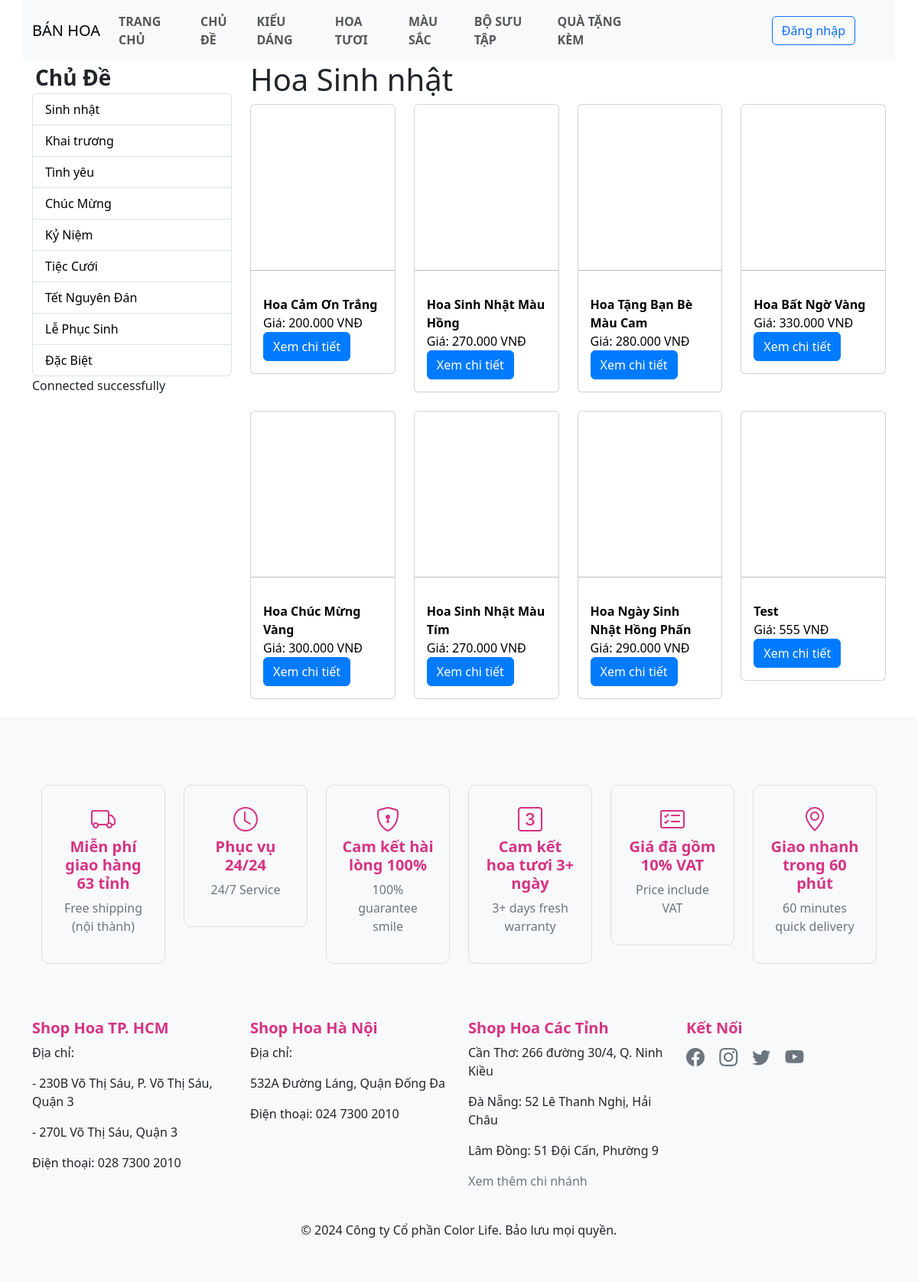
Screenshot of /Topic.php?id=1 with the database file from the repository.
### tables this page shows
CREATE TABLE IF NOT EXISTS `chude` (
  `id` int NOT NULL AUTO_INCREMENT,
  `ten_chu_de` varchar(255) NOT NULL,
  PRIMARY KEY (`id`)
);

CREATE TABLE IF NOT EXISTS `sanpham` (
  `id` int NOT NULL AUTO_INCREMENT,
  `ten_san_pham` varchar(255) NOT NULL,
  `gia` decimal(10,2) NOT NULL,
  `mo_ta` text,
  `hinh_anh` varchar(255) DEFAULT NULL,
  `danh_gia` decimal(3,2) DEFAULT NULL,
  `chu_de_id` int DEFAULT NULL,
  `doi_tuong_id` int DEFAULT NULL,
  `kieu_dang_id` int DEFAULT NULL,
  `mau_sac_id` int DEFAULT NULL,
  `bo_suu_tap_id` int DEFAULT NULL,
  PRIMARY KEY (`id`),
  KEY `chu_de_id` (`chu_de_id`),
  KEY `doi_tuong_id` (`doi_tuong_id`),
  KEY `kieu_dang_id` (`kieu_dang_id`),
  KEY `mau_sac_id` (`mau_sac_id`),
  KEY `bo_suu_tap_id` (`bo_suu_tap_id`)
);

### listproduct.php (the view)
<?php
try {
    include('db_connect.php');
    $conn->setAttribute(PDO::ATTR_ERRMODE, PDO::ERRMODE_EXCEPTION);
    $topic_id = isset($_GET['id']) ? intval($_GET['id']) : null;
    if ($topic_id) {
        $stmt = $conn->prepare("SELECT sanpham.id, sanpham.ten_san_pham, sanpham.gia, sanpham.hinh_anh, chude.ten_chu_de, sanpham.chu_de_id
                                FROM sanpham
                                JOIN chude ON sanpham.chu_de_id = chude.id
                                WHERE sanpham.chu_de_id = :topic_id");
        $stmt->bindParam(':topic_id', $topic_id, PDO::PARAM_INT);
    } else {
        $stmt = $conn->prepare("SELECT sanpham.id, sanpham.ten_san_pham, sanpham.gia, sanpham.hinh_anh, chude.ten_chu_de, sanpham.chu_de_id
                                FROM sanpham
                                JOIN chude ON sanpham.chu_de_id = chude.id");
    }
    $stmt->execute();
    $products = $stmt->fetchAll(PDO::FETCH_ASSOC);
} catch (PDOException $e) {
    echo "Connection failed: " . $e->getMessage();
    $products = [];
}
?>
<?php if (!empty($products)): ?>
    <?php if ($topic_id): ?>
        <h1>Hoa <?php echo htmlspecialchars($products[0]['ten_chu_de']); ?></h1>
    <?php endif; ?>
    <?php foreach ($products as $product): ?>
        <div class="col-md-3 mb-4">
            <a href="productdetail.php?id=<?php echo htmlspecialchars($product['id']); ?>" class="text-decoration-none text-black">
                <div class="card">
                    <div style="background-image: url('<?php echo htmlspecialchars($product['hinh_anh']); ?>'); background-size: contain;background-repeat: no-repeat;   background-position: center; width: 100%; height: 200px; display: block;"></div>
                    <hr />
                    <div class="card-body">
                        <span class="card-title fs-6 fw-bold"><?php echo htmlspecialchars($product['ten_san_pham']); ?></span>
                        <p class="card-text">Giá: <?php echo number_format($product['gia'], 0, ',', '.') . ' VNĐ'; ?></p>
                        <a href="productdetail.php?id=<?php echo htmlspecialchars($product['id']); ?>" class="btn btn-primary">Xem chi tiết</a>
                    </div>
                </div>
            </a>
        </div>
    <?php endforeach; ?>
<?php else: ?>
    <div class="col-12">
        <p class="text-center">Không có sản phẩm nào trong chủ đề này.</p>
    </div>
<?php endif; ?>

### load_data.php
<?php
try {
    include('db_connect.php');
    $conn->setAttribute(PDO::ATTR_ERRMODE, PDO::ERRMODE_EXCEPTION);
    $stmt = $conn->prepare("SELECT * FROM chude");
    $stmt->execute();
    $stmt->setFetchMode(PDO::FETCH_ASSOC);
    echo '<ul class="list-group">';
    $i = 1;
    while ($row = $stmt->fetch()) {
        echo '<li class="list-group-item p-0">';
        echo '<a  href="/Topic.php?id=' . $i . '" class="text-decoration-none w-100 h-100 d-block text-black  px-3 py-2">' . $row['ten_chu_de'] . '</a>';
        echo '</li>';
        $i++;
    }
    echo '</ul>';
    echo "Connected successfully";
} catch (PDOException $e) {
    echo "Connection failed: " . $e->getMessage();
}
?>

### assets/css/main.css (style rules this page uses)
.btn-primary { background-color: #007bff; border-color: #007bff; }

### rows the page displays
chude: ten_chu_de "Sinh nhật"
chude: ten_chu_de "Khai trương"
chude: ten_chu_de "Tình yêu"
chude: ten_chu_de "Chúc Mừng"
chude: ten_chu_de "Kỷ Niệm"
chude: ten_chu_de "Tiệc Cưới"
chude: ten_chu_de "Tết Nguyên Đán"
chude: ten_chu_de "Lễ Phục Sinh"
chude: ten_chu_de "Đặc Biệt"
sanpham: ten_san_pham "Hoa Cảm Ơn Trắng", gia "200.000"
sanpham: ten_san_pham "Hoa Sinh Nhật Màu Hồng", gia "270.000"
sanpham: ten_san_pham "Hoa Tặng Bạn Bè Màu Cam", gia "280.000"
sanpham: ten_san_pham "Hoa Bất Ngờ Vàng", gia "330.000"
sanpham: ten_san_pham "Hoa Chúc Mừng Vàng", gia "300.000"
sanpham: ten_san_pham "Hoa Sinh Nhật Màu Tím", gia "270.000"
sanpham: ten_san_pham "Hoa Ngày Sinh Nhật Hồng Phấn", gia "290.000"
sanpham: ten_san_pham "Test", gia "555"
